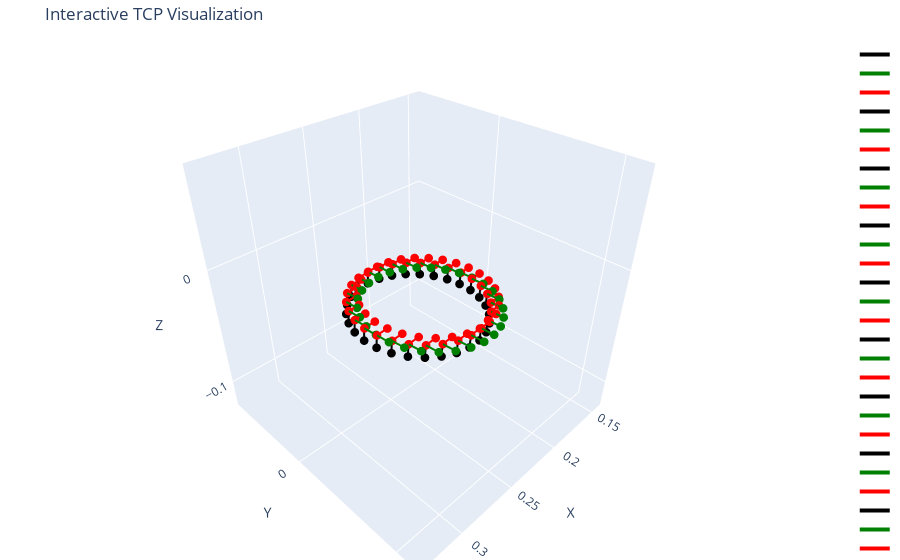

Here is the notebook cell this chart was saved with:
### Code cell
# create 2D circle path in meters, center (0,0) radius 0.05
angles = np.linspace(0, 2 * np.pi, 30)
circle2d = [(0.05 * np.cos(a), 0.05 * np.sin(a)) for a in angles]

# convert to world poses and execute
hover_h = 0.01  # 2 cm above plane
contact_z = 0.0  # exactly on plane, or small negative for slight pressure

fig = go.Figure()
for x2d, y2d in circle2d:
    # point in plane coordinates
    point_plane = origin + u_verify * x2d + v_verify * y2d
    fig.add_trace(arrow(point_plane, normal_verify * 0.01, 'black'))
    fig.add_trace(arrow(point_plane, v_verify * 0.01, 'green'))
    fig.add_trace(arrow(point_plane, u_verify * 0.01, 'red'))

r = 0.1
fig.update_layout(
    scene=dict(
        xaxis=dict(range=[origin[0] - r, origin[0] + r], title='X'),
        yaxis=dict(range=[origin[1] - r, origin[1] + r], title='Y'),
        zaxis=dict(range=[origin[2] - r, origin[2] + r], title='Z'),
        aspectmode='cube'
    ),
    margin=dict(l=0, r=0, t=40, b=0),
    title="Interactive TCP Visualization",
)
fig.show()

### Figure 1 — Plotly figure (JSON) as saved in the notebook; plotly's stock layout.template omitted (floating-point values rounded to 4 significant figures)
{"data": [{"line": {"color": "black", "width": 4}, "marker": {"color": "black", "size": 3}, "mode": "lines+markers", "name": "", "x": [0.1886, 0.1892], "y": [0.01385, 0.01352], "z": [-0.02681, -0.03679], "type": "scatter3d"}, {"line": {"color": "green", "width": 4}, "marker": {"color": "green", "size": 3}, "mode": "lines+markers", "name": "", "x": [0.1886, 0.1875], "y": [0.01385, 0.02378], "z": [-0.02681, -0.0272], "type": "scatter3d"}, {"line": {"color": "red", "width": 4}, "marker": {"color": "red", "size": 3}, "mode": "lines+markers", "name": "", "x": [0.1886, 0.1787], "y": [0.01385, 0.01272], "z": [-0.02681, -0.02736], "type": "scatter3d"}, {"line": {"color": "black", "width": 4}, "marker": {"color": "black", "size": 3}, "mode": "lines+markers", "name": "", "x": [0.1885, 0.1891], "y": [0.02466, 0.02433], "z": [-0.02717, -0.03715], "type": "scatter3d"}, {"line": {"color": "green", "width": 4}, "marker": {"color": "green", "size": 3}, "mode": "lines+markers", "name": "", "x": [0.1885, 0.1874], "y": [0.02466, 0.03459], "z": [-0.02717, -0.02756], "type": "scatter3d"}, {"line": {"color": "red", "width": 4}, "marker": {"color": "red", "size": 3}, "mode": "lines+markers", "name": "", "x": [0.1885, 0.1786], "y": [0.02466, 0.02352], "z": [-0.02717, -0.02771], "type": "scatter3d"}, {"line": {"color": "black", "width": 4}, "marker": {"color": "black", "size": 3}, "mode": "lines+markers", "name": "", "x": [0.1908, 0.1914], "y": [0.03523, 0.0349], "z": [-0.02739, -0.03736], "type": "scatter3d"}, {"line": {"color": "green", "width": 4}, "marker": {"color": "green", "size": 3}, "mode": "lines+markers", "name": "", "x": [0.1908, 0.1897], "y": [0.03523, 0.04516], "z": [-0.02739, -0.02778], "type": "scatter3d"}, {"line": {"color": "red", "width": 4}, "marker": {"color": "red", "size": 3}, "mode": "lines+markers", "name": "", "x": [0.1908, 0.1809], "y": [0.03523, 0.03409], "z": [-0.02739, -0.02793], "type": "scatter3d"}, {"line": {"color": "black", "width": 4}, "marker": {"color": "black", "size": 3}, "mode": "lines+markers", "name": "", "x": [0.1953, 0.1959], "y": [0.04506, 0.04473], "z": [-0.02745, -0.03743], "type": "scatter3d"}, {"line": {"color": "green", "width": 4}, "marker": {"color": "green", "size": 3}, "mode": "lines+markers", "name": "", "x": [0.1953, 0.1942], "y": [0.04506, 0.05499], "z": [-0.02745, -0.02784], "type": "scatter3d"}, {"line": {"color": "red", "width": 4}, "marker": {"color": "red", "size": 3}, "mode": "lines+markers", "name": "", "x": [0.1953, 0.1854], "y": [0.04506, 0.04392], "z": [-0.02745, -0.02799], "type": "scatter3d"}, {"line": {"color": "black", "width": 4}, "marker": {"color": "black", "size": 3}, "mode": "lines+markers", "name": "", "x": [0.2018, 0.2024], "y": [0.0537, 0.05337], "z": [-0.02735, -0.03733], "type": "scatter3d"}, {"line": {"color": "green", "width": 4}, "marker": {"color": "green", "size": 3}, "mode": "lines+markers", "name": "", "x": [0.2018, 0.2007], "y": [0.0537, 0.06363], "z": [-0.02735, -0.02775], "type": "scatter3d"}, {"line": {"color": "red", "width": 4}, "marker": {"color": "red", "size": 3}, "mode": "lines+markers", "name": "", "x": [0.2018, 0.1919], "y": [0.0537, 0.05256], "z": [-0.02735, -0.0279], "type": "scatter3d"}, {"line": {"color": "black", "width": 4}, "marker": {"color": "black", "size": 3}, "mode": "lines+markers", "name": "", "x": [0.21, 0.2106], "y": [0.06074, 0.06041], "z": [-0.0271, -0.03708], "type": "scatter3d"}, {"line": {"color": "green", "width": 4}, "marker": {"color": "green", "size": 3}, "mode": "lines+markers", "name": "", "x": [0.21, 0.2089], "y": [0.06074, 0.07067], "z": [-0.0271, -0.0275], "type": "scatter3d"}, {"line": {"color": "red", "width": 4}, "marker": {"color": "red", "size": 3}, "mode": "lines+markers", "name": "", "x": [0.21, 0.2001], "y": [0.06074, 0.0596], "z": [-0.0271, -0.02765], "type": "scatter3d"}, {"line": {"color": "black", "width": 4}, "marker": {"color": "black", "size": 3}, "mode": "lines+markers", "name": "", "x": [0.2195, 0.2201], "y": [0.06585, 0.06552], "z": [-0.02672, -0.03669], "type": "scatter3d"}, {"line": {"color": "green", "width": 4}, "marker": {"color": "green", "size": 3}, "mode": "lines+markers", "name": "", "x": [0.2195, 0.2184], "y": [0.06585, 0.07578], "z": [-0.02672, -0.02711], "type": "scatter3d"}, {"line": {"color": "red", "width": 4}, "marker": {"color": "red", "size": 3}, "mode": "lines+markers", "name": "", "x": [0.2195, 0.2096], "y": [0.06585, 0.06472], "z": [-0.02672, -0.02726], "type": "scatter3d"}, {"line": {"color": "black", "width": 4}, "marker": {"color": "black", "size": 3}, "mode": "lines+markers", "name": "", "x": [0.2299, 0.2305], "y": [0.0688, 0.06847], "z": [-0.0262, -0.03618], "type": "scatter3d"}, {"line": {"color": "green", "width": 4}, "marker": {"color": "green", "size": 3}, "mode": "lines+markers", "name": "", "x": [0.2299, 0.2288], "y": [0.0688, 0.07873], "z": [-0.0262, -0.0266], "type": "scatter3d"}, {"line": {"color": "red", "width": 4}, "marker": {"color": "red", "size": 3}, "mode": "lines+markers", "name": "", "x": [0.2299, 0.22], "y": [0.0688, 0.06767], "z": [-0.0262, -0.02675], "type": "scatter3d"}, {"line": {"color": "black", "width": 4}, "marker": {"color": "black", "size": 3}, "mode": "lines+markers", "name": "", "x": [0.2407, 0.2413], "y": [0.06945, 0.06912], "z": [-0.02559, -0.03557], "type": "scatter3d"}, {"line": {"color": "green", "width": 4}, "marker": {"color": "green", "size": 3}, "mode": "lines+markers", "name": "", "x": [0.2407, 0.2396], "y": [0.06945, 0.07938], "z": [-0.02559, -0.02599], "type": "scatter3d"}, {"line": {"color": "red", "width": 4}, "marker": {"color": "red", "size": 3}, "mode": "lines+markers", "name": "", "x": [0.2407, 0.2308], "y": [0.06945, 0.06831], "z": [-0.02559, -0.02614], "type": "scatter3d"}, {"line": {"color": "black", "width": 4}, "marker": {"color": "black", "size": 3}, "mode": "lines+markers", "name": "", "x": [0.2514, 0.2519], "y": [0.06776, 0.06743], "z": [-0.02491, -0.03489], "type": "scatter3d"}, {"line": {"color": "green", "width": 4}, "marker": {"color": "green", "size": 3}, "mode": "lines+markers", "name": "", "x": [0.2514, 0.2502], "y": [0.06776, 0.07769], "z": [-0.02491, -0.02531], "type": "scatter3d"}, {"line": {"color": "red", "width": 4}, "marker": {"color": "red", "size": 3}, "mode": "lines+markers", "name": "", "x": [0.2514, 0.2414], "y": [0.06776, 0.06662], "z": [-0.02491, -0.02546], "type": "scatter3d"}, {"line": {"color": "black", "width": 4}, "marker": {"color": "black", "size": 3}, "mode": "lines+markers", "name": "", "x": [0.2614, 0.262], "y": [0.06381, 0.06348], "z": [-0.02419, -0.03417], "type": "scatter3d"}, {"line": {"color": "green", "width": 4}, "marker": {"color": "green", "size": 3}, "mode": "lines+markers", "name": "", "x": [0.2614, 0.2603], "y": [0.06381, 0.07374], "z": [-0.02419, -0.02459], "type": "scatter3d"}, {"line": {"color": "red", "width": 4}, "marker": {"color": "red", "size": 3}, "mode": "lines+markers", "name": "", "x": [0.2614, 0.2515], "y": [0.06381, 0.06268], "z": [-0.02419, -0.02474], "type": "scatter3d"}, {"line": {"color": "black", "width": 4}, "marker": {"color": "black", "size": 3}, "mode": "lines+markers", "name": "", "x": [0.2704, 0.2709], "y": [0.0578, 0.05747], "z": [-0.02347, -0.03345], "type": "scatter3d"}, {"line": {"color": "green", "width": 4}, "marker": {"color": "green", "size": 3}, "mode": "lines+markers", "name": "", "x": [0.2704, 0.2692], "y": [0.0578, 0.06773], "z": [-0.02347, -0.02386], "type": "scatter3d"}, {"line": {"color": "red", "width": 4}, "marker": {"color": "red", "size": 3}, "mode": "lines+markers", "name": "", "x": [0.2704, 0.2604], "y": [0.0578, 0.05666], "z": [-0.02347, -0.02402], "type": "scatter3d"}, {"line": {"color": "black", "width": 4}, "marker": {"color": "black", "size": 3}, "mode": "lines+markers", "name": "", "x": [0.2778, 0.2784], "y": [0.05, 0.04967], "z": [-0.02278, -0.03275], "type": "scatter3d"}, {"line": {"color": "green", "width": 4}, "marker": {"color": "green", "size": 3}, "mode": "lines+markers", "name": "", "x": [0.2778, 0.2767], "y": [0.05, 0.05993], "z": [-0.02278, -0.02317], "type": "scatter3d"}, {"line": {"color": "red", "width": 4}, "marker": {"color": "red", "size": 3}, "mode": "lines+markers", "name": "", "x": [0.2778, 0.2679], "y": [0.05, 0.04886], "z": [-0.02278, -0.02332], "type": "scatter3d"}, {"line": {"color": "black", "width": 4}, "marker": {"color": "black", "size": 3}, "mode": "lines+markers", "name": "", "x": [0.2834, 0.284], "y": [0.04077, 0.04044], "z": [-0.02214, -0.03212], "type": "scatter3d"}, {"line": {"color": "green", "width": 4}, "marker": {"color": "green", "size": 3}, "mode": "lines+markers", "name": "", "x": [0.2834, 0.2823], "y": [0.04077, 0.0507], "z": [-0.02214, -0.02254], "type": "scatter3d"}, {"line": {"color": "red", "width": 4}, "marker": {"color": "red", "size": 3}, "mode": "lines+markers", "name": "", "x": [0.2834, 0.2735], "y": [0.04077, 0.03963], "z": [-0.02214, -0.02269], "type": "scatter3d"}, {"line": {"color": "black", "width": 4}, "marker": {"color": "black", "size": 3}, "mode": "lines+markers", "name": "", "x": [0.2869, 0.2875], "y": [0.03055, 0.03022], "z": [-0.0216, -0.03158], "type": "scatter3d"}, {"line": {"color": "green", "width": 4}, "marker": {"color": "green", "size": 3}, "mode": "lines+markers", "name": "", "x": [0.2869, 0.2858], "y": [0.03055, 0.04048], "z": [-0.0216, -0.022], "type": "scatter3d"}, {"line": {"color": "red", "width": 4}, "marker": {"color": "red", "size": 3}, "mode": "lines+markers", "name": "", "x": [0.2869, 0.277], "y": [0.03055, 0.02941], "z": [-0.0216, -0.02215], "type": "scatter3d"}, {"line": {"color": "black", "width": 4}, "marker": {"color": "black", "size": 3}, "mode": "lines+markers", "name": "", "x": [0.2881, 0.2887], "y": [0.01981, 0.01948], "z": [-0.02118, -0.03115], "type": "scatter3d"}, {"line": {"color": "green", "width": 4}, "marker": {"color": "green", "size": 3}, "mode": "lines+markers", "name": "", "x": [0.2881, 0.287], "y": [0.01981, 0.02974], "z": [-0.02118, -0.02157], "type": "scatter3d"}, {"line": {"color": "red", "width": 4}, "marker": {"color": "red", "size": 3}, "mode": "lines+markers", "name": "", "x": [0.2881, 0.2782], "y": [0.01981, 0.01868], "z": [-0.02118, -0.02172], "type": "scatter3d"}, {"line": {"color": "black", "width": 4}, "marker": {"color": "black", "size": 3}, "mode": "lines+markers", "name": "", "x": [0.287, 0.2875], "y": [0.009063, 0.008733], "z": [-0.02089, -0.03086], "type": "scatter3d"}, {"line": {"color": "green", "width": 4}, "marker": {"color": "green", "size": 3}, "mode": "lines+markers", "name": "", "x": [0.287, 0.2858], "y": [0.009063, 0.01899], "z": [-0.02089, -0.02128], "type": "scatter3d"}, {"line": {"color": "red", "width": 4}, "marker": {"color": "red", "size": 3}, "mode": "lines+markers", "name": "", "x": [0.287, 0.277], "y": [0.009063, 0.007927], "z": [-0.02089, -0.02143], "type": "scatter3d"}, {"line": {"color": "black", "width": 4}, "marker": {"color": "black", "size": 3}, "mode": "lines+markers", "name": "", "x": [0.2836, 0.2841], "y": [-0.001197, -0.001527], "z": [-0.02075, -0.03072], "type": "scatter3d"}, {"line": {"color": "green", "width": 4}, "marker": {"color": "green", "size": 3}, "mode": "lines+markers", "name": "", "x": [0.2836, 0.2824], "y": [-0.001197, 0.008733], "z": [-0.02075, -0.02114], "type": "scatter3d"}, {"line": {"color": "red", "width": 4}, "marker": {"color": "red", "size": 3}, "mode": "lines+markers", "name": "", "x": [0.2836, 0.2736], "y": [-0.001197, -0.002333], "z": [-0.02075, -0.02129], "type": "scatter3d"}, {"line": {"color": "black", "width": 4}, "marker": {"color": "black", "size": 3}, "mode": "lines+markers", "name": "", "x": [0.278, 0.2786], "y": [-0.01049, -0.01082], "z": [-0.02076, -0.03074], "type": "scatter3d"}, {"line": {"color": "green", "width": 4}, "marker": {"color": "green", "size": 3}, "mode": "lines+markers", "name": "", "x": [0.278, 0.2769], "y": [-0.01049, -0.0005571], "z": [-0.02076, -0.02116], "type": "scatter3d"}, {"line": {"color": "red", "width": 4}, "marker": {"color": "red", "size": 3}, "mode": "lines+markers", "name": "", "x": [0.278, 0.2681], "y": [-0.01049, -0.01162], "z": [-0.02076, -0.02131], "type": "scatter3d"}, {"line": {"color": "black", "width": 4}, "marker": {"color": "black", "size": 3}, "mode": "lines+markers", "name": "", "x": [0.2706, 0.2712], "y": [-0.01837, -0.0187], "z": [-0.02094, -0.03091], "type": "scatter3d"}, {"line": {"color": "green", "width": 4}, "marker": {"color": "green", "size": 3}, "mode": "lines+markers", "name": "", "x": [0.2706, 0.2695], "y": [-0.01837, -0.008444], "z": [-0.02094, -0.02133], "type": "scatter3d"}, {"line": {"color": "red", "width": 4}, "marker": {"color": "red", "size": 3}, "mode": "lines+markers", "name": "", "x": [0.2706, 0.2607], "y": [-0.01837, -0.01951], "z": [-0.02094, -0.02148], "type": "scatter3d"}, {"line": {"color": "black", "width": 4}, "marker": {"color": "black", "size": 3}, "mode": "lines+markers", "name": "", "x": [0.2617, 0.2623], "y": [-0.02449, -0.02482], "z": [-0.02126, -0.03123], "type": "scatter3d"}, {"line": {"color": "green", "width": 4}, "marker": {"color": "green", "size": 3}, "mode": "lines+markers", "name": "", "x": [0.2617, 0.2606], "y": [-0.02449, -0.01456], "z": [-0.02126, -0.02165], "type": "scatter3d"}, {"line": {"color": "red", "width": 4}, "marker": {"color": "red", "size": 3}, "mode": "lines+markers", "name": "", "x": [0.2617, 0.2518], "y": [-0.02449, -0.02562], "z": [-0.02126, -0.0218], "type": "scatter3d"}, {"line": {"color": "black", "width": 4}, "marker": {"color": "black", "size": 3}, "mode": "lines+markers", "name": "", "x": [0.2517, 0.2523], "y": [-0.02854, -0.02887], "z": [-0.02171, -0.03169], "type": "scatter3d"}, {"line": {"color": "green", "width": 4}, "marker": {"color": "green", "size": 3}, "mode": "lines+markers", "name": "", "x": [0.2517, 0.2506], "y": [-0.02854, -0.01861], "z": [-0.02171, -0.0221], "type": "scatter3d"}, {"line": {"color": "red", "width": 4}, "marker": {"color": "red", "size": 3}, "mode": "lines+markers", "name": "", "x": [0.2517, 0.2418], "y": [-0.02854, -0.02968], "z": [-0.02171, -0.02225], "type": "scatter3d"}, {"line": {"color": "black", "width": 4}, "marker": {"color": "black", "size": 3}, "mode": "lines+markers", "name": "", "x": [0.2411, 0.2416], "y": [-0.03035, -0.03068], "z": [-0.02227, -0.03225], "type": "scatter3d"}, {"line": {"color": "green", "width": 4}, "marker": {"color": "green", "size": 3}, "mode": "lines+markers", "name": "", "x": [0.2411, 0.2399], "y": [-0.03035, -0.02042], "z": [-0.02227, -0.02267], "type": "scatter3d"}, {"line": {"color": "red", "width": 4}, "marker": {"color": "red", "size": 3}, "mode": "lines+markers", "name": "", "x": [0.2411, 0.2311], "y": [-0.03035, -0.03149], "z": [-0.02227, -0.02282], "type": "scatter3d"}, {"line": {"color": "black", "width": 4}, "marker": {"color": "black", "size": 3}, "mode": "lines+markers", "name": "", "x": [0.2303, 0.2309], "y": [-0.02983, -0.03016], "z": [-0.02292, -0.0329], "type": "scatter3d"}, {"line": {"color": "green", "width": 4}, "marker": {"color": "green", "size": 3}, "mode": "lines+markers", "name": "", "x": [0.2303, 0.2292], "y": [-0.02983, -0.0199], "z": [-0.02292, -0.02332], "type": "scatter3d"}, {"line": {"color": "red", "width": 4}, "marker": {"color": "red", "size": 3}, "mode": "lines+markers", "name": "", "x": [0.2303, 0.2204], "y": [-0.02983, -0.03096], "z": [-0.02292, -0.02347], "type": "scatter3d"}, {"line": {"color": "black", "width": 4}, "marker": {"color": "black", "size": 3}, "mode": "lines+markers", "name": "", "x": [0.2199, 0.2205], "y": [-0.02699, -0.02732], "z": [-0.02363, -0.0336], "type": "scatter3d"}, {"line": {"color": "green", "width": 4}, "marker": {"color": "green", "size": 3}, "mode": "lines+markers", "name": "", "x": [0.2199, 0.2188], "y": [-0.02699, -0.01706], "z": [-0.02363, -0.02402], "type": "scatter3d"}, {"line": {"color": "red", "width": 4}, "marker": {"color": "red", "size": 3}, "mode": "lines+markers", "name": "", "x": [0.2199, 0.2099], "y": [-0.02699, -0.02813], "z": [-0.02363, -0.02417], "type": "scatter3d"}, {"line": {"color": "black", "width": 4}, "marker": {"color": "black", "size": 3}, "mode": "lines+markers", "name": "", "x": [0.2103, 0.2109], "y": [-0.02198, -0.02231], "z": [-0.02435, -0.03433], "type": "scatter3d"}, {"line": {"color": "green", "width": 4}, "marker": {"color": "green", "size": 3}, "mode": "lines+markers", "name": "", "x": [0.2103, 0.2092], "y": [-0.02198, -0.01205], "z": [-0.02435, -0.02475], "type": "scatter3d"}, {"line": {"color": "red", "width": 4}, "marker": {"color": "red", "size": 3}, "mode": "lines+markers", "name": "", "x": [0.2103, 0.2004], "y": [-0.02198, -0.02312], "z": [-0.02435, -0.0249], "type": "scatter3d"}, {"line": {"color": "black", "width": 4}, "marker": {"color": "black", "size": 3}, "mode": "lines+markers", "name": "", "x": [0.2021, 0.2026], "y": [-0.01503, -0.01536], "z": [-0.02507, -0.03504], "type": "scatter3d"}, {"line": {"color": "green", "width": 4}, "marker": {"color": "green", "size": 3}, "mode": "lines+markers", "name": "", "x": [0.2021, 0.2009], "y": [-0.01503, -0.005105], "z": [-0.02507, -0.02546], "type": "scatter3d"}, {"line": {"color": "red", "width": 4}, "marker": {"color": "red", "size": 3}, "mode": "lines+markers", "name": "", "x": [0.2021, 0.1921], "y": [-0.01503, -0.01617], "z": [-0.02507, -0.02561], "type": "scatter3d"}, {"line": {"color": "black", "width": 4}, "marker": {"color": "black", "size": 3}, "mode": "lines+markers", "name": "", "x": [0.1955, 0.1961], "y": [-0.006468, -0.006798], "z": [-0.02573, -0.03571], "type": "scatter3d"}, {"line": {"color": "green", "width": 4}, "marker": {"color": "green", "size": 3}, "mode": "lines+markers", "name": "", "x": [0.1955, 0.1944], "y": [-0.006468, 0.003461], "z": [-0.02573, -0.02613], "type": "scatter3d"}, {"line": {"color": "red", "width": 4}, "marker": {"color": "red", "size": 3}, "mode": "lines+markers", "name": "", "x": [0.1955, 0.1856], "y": [-0.006468, -0.007604], "z": [-0.02573, -0.02628], "type": "scatter3d"}, {"line": {"color": "black", "width": 4}, "marker": {"color": "black", "size": 3}, "mode": "lines+markers", "name": "", "x": [0.1909, 0.1915], "y": [0.003314, 0.002984], "z": [-0.02632, -0.0363], "type": "scatter3d"}, {"line": {"color": "green", "width": 4}, "marker": {"color": "green", "size": 3}, "mode": "lines+markers", "name": "", "x": [0.1909, 0.1898], "y": [0.003314, 0.01324], "z": [-0.02632, -0.02672], "type": "scatter3d"}, {"line": {"color": "red", "width": 4}, "marker": {"color": "red", "size": 3}, "mode": "lines+markers", "name": "", "x": [0.1909, 0.181], "y": [0.003314, 0.002178], "z": [-0.02632, -0.02687], "type": "scatter3d"}, {"line": {"color": "black", "width": 4}, "marker": {"color": "black", "size": 3}, "mode": "lines+markers", "name": "", "x": [0.1886, 0.1892], "y": [0.01385, 0.01352], "z": [-0.02681, -0.03679], "type": "scatter3d"}, {"line": {"color": "green", "width": 4}, "marker": {"color": "green", "size": 3}, "mode": "lines+markers", "name": "", "x": [0.1886, 0.1875], "y": [0.01385, 0.02378], "z": [-0.02681, -0.0272], "type": "scatter3d"}, {"line": {"color": "red", "width": 4}, "marker": {"color": "red", "size": 3}, "mode": "lines+markers", "name": "", "x": [0.1886, 0.1787], "y": [0.01385, 0.01272], "z": [-0.02681, -0.02736], "type": "scatter3d"}], "layout": {"scene": {"xaxis": {"range": [0.1382, 0.3382], "title": {"text": "X"}}, "yaxis": {"range": [-0.08047, 0.1195], "title": {"text": "Y"}}, "zaxis": {"range": [-0.1241, 0.07591], "title": {"text": "Z"}}, "aspectmode": "cube"}, "margin": {"l": 0, "r": 0, "t": 40, "b": 0}, "title": {"text": "Interactive TCP Visualization"}}}
